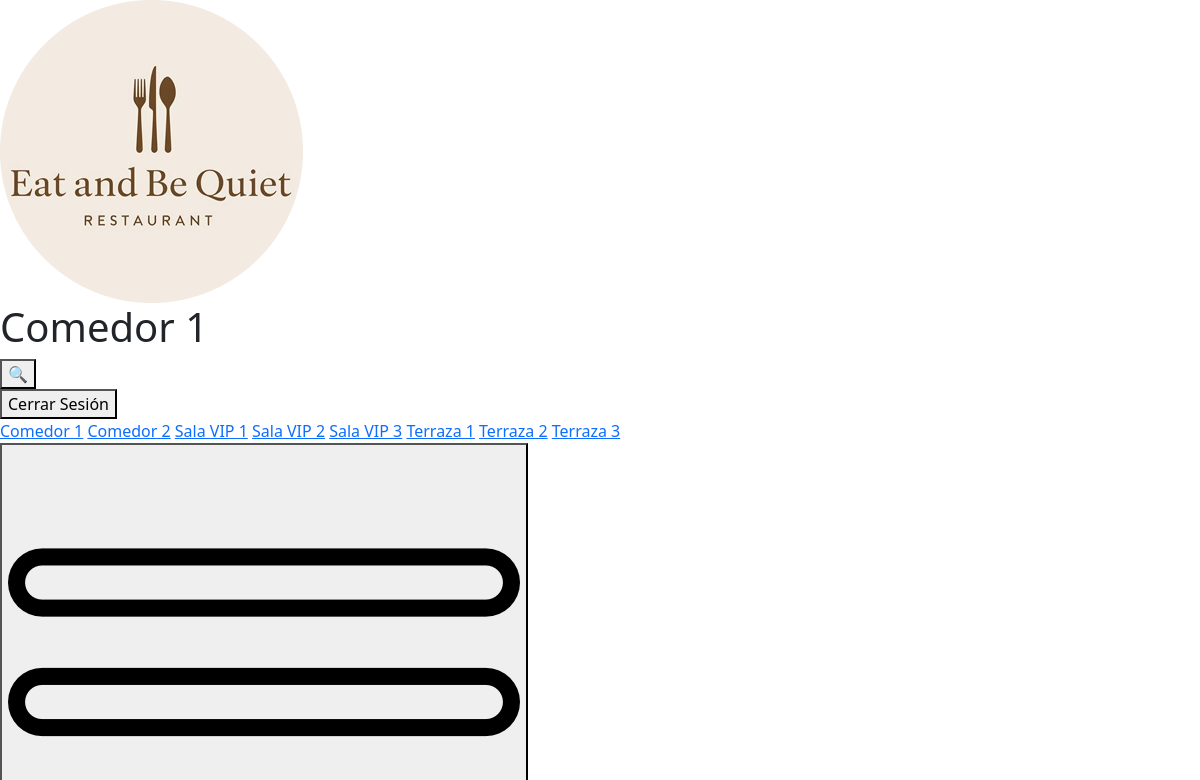
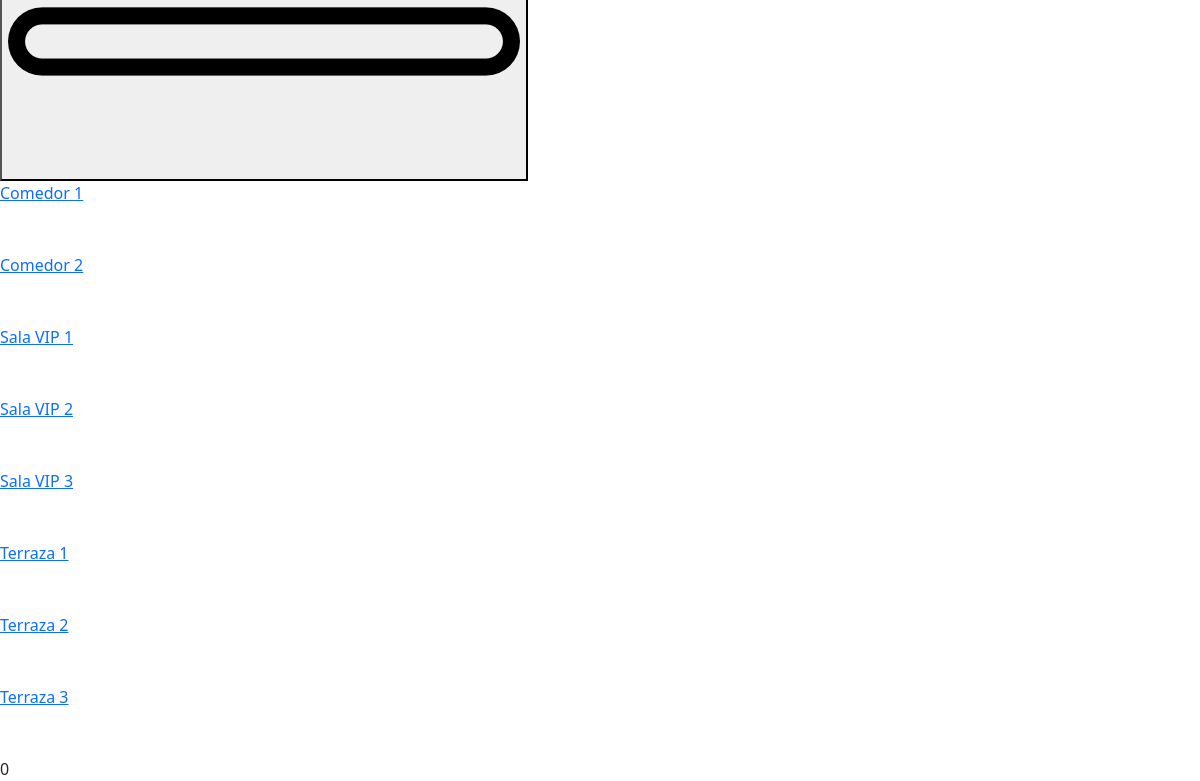
The app's page /view/sala.php (signed in), older data (2 pictures, top to bottom).
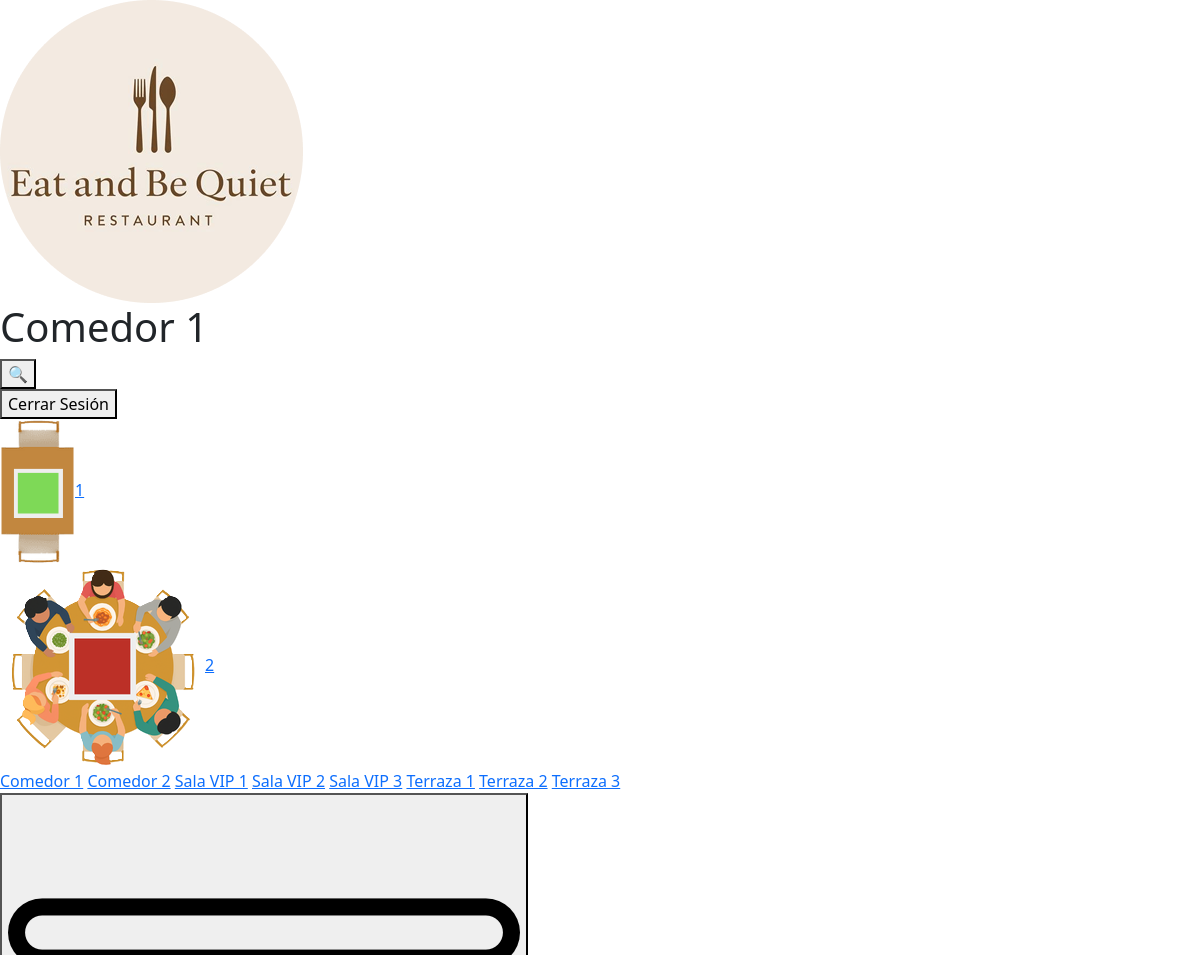
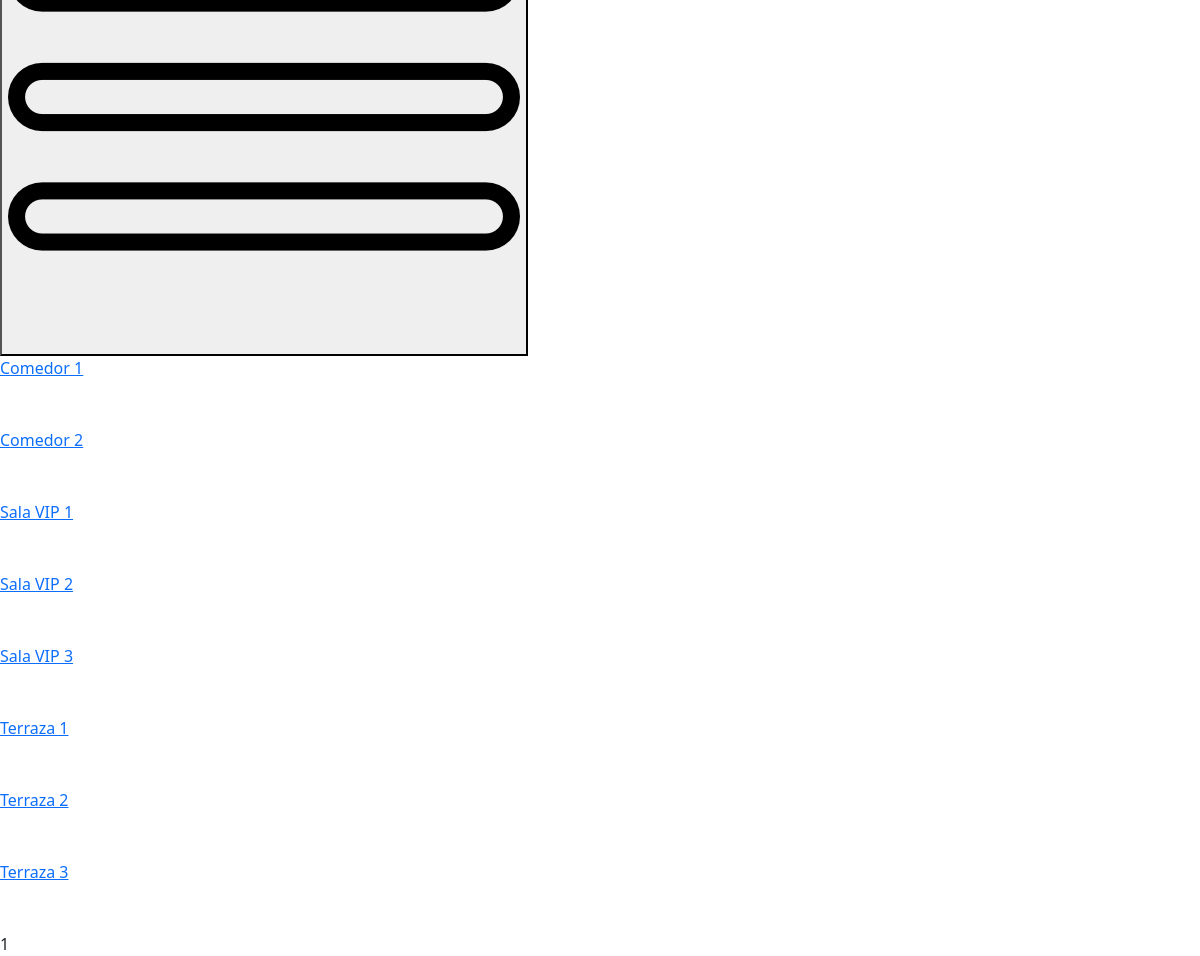
The same page, newer data (2 pictures, top to bottom).
### tables this page shows
CREATE TABLE IF NOT EXISTS tbl_mesas (
    id_mesa INT AUTO_INCREMENT PRIMARY KEY,
    id_sala INT NOT NULL,
    num_sillas INT NOT NULL,
    estado ENUM('libre','ocupada') DEFAULT 'libre',
    tipo_mesa ENUM('cuadrada','rectangular','redonda','especial') NOT NULL
);

### view/sala.php (the view, shortened to what the changed rows need)
<!DOCTYPE html>
<html lang="en">
<head>
    <link href="https://cdn.jsdelivr.net/npm/bootstrap@5.3.8/dist/css/bootstrap.min.css" rel="stylesheet">
    <link rel="stylesheet/less" type="text/css" href="../estilos/estilos_salas.less" />
</head>
<body class="comedor">
    <div class="header">
        <img src="../media/Logo.png" alt="No se ha podido cargar la imagen">
        <h1>Comedor 1</h1>
        <div>
        </div>
    </div>
    <div class="content">
            <div class="left">
                <div class="section-2">
                    <?php
                        include_once "../conexion/conexion.php";
                        try {
                            $sql2 = "SELECT * FROM tbl_mesas WHERE id_sala = 1 AND tipo_mesa = 'cuadrada'";
                            $stmt2 = $conn->query($sql2);
                            $resultados2 = $stmt2->fetchAll(PDO::FETCH_ASSOC);
                            foreach($resultados2 as $mesa){
                                echo '<div class="mesa">';
                                echo '<form action="../index.php" method="POST">';
                                echo '<img src="../media/'. $mesa['tipo_mesa'] . '_' . $mesa['estado'] . '.png" alt="No se ha podido cargar la imagen" class="mesa-svg">';
                                if($mesa['estado'] == "ocupada"){
                                    echo '<a class="btn-mesa libre" id="' . $mesa['id_mesa'] . '" name="' . $mesa['id_sala'] . '">' . $mesa['id_mesa'] . '</a>';
                                } else if($mesa['estado'] == "libre"){
                                    echo '<a class="btn-mesa ocupada" id="' . $mesa['id_mesa'] . '" name="' . $mesa['id_sala'] . '">' . $mesa['id_mesa'] . '</a>';
                                }
                                echo '</form>';
                                echo '</div>';
                            }
                        } catch (PDOException $e) {
                            echo "Error: " . $e->getMessage();
                        }
                    ?>
                </div>
            </div>
            <div class="section-3">
                <?php
                    include_once "../conexion/conexion.php";
                    try {
                        $sql3 = "SELECT * FROM tbl_mesas WHERE id_sala = 1 AND tipo_mesa = 'redonda'";
                        $stmt3 = $conn->query($sql3);
                        $resultados3 = $stmt3->fetchAll(PDO::FETCH_ASSOC);
                        foreach($resultados3 as $mesa){
                            echo '<div class="mesa">';
                            echo '<form action="../index.php" method="POST">';
                            echo '<img src="../media/'. $mesa['tipo_mesa'] . '_' . $mesa['estado'] . '.png" alt="No se ha podido cargar la imagen" class="mesa-svg">';
                            if($mesa['estado'] == "ocupada"){
                                echo '<a class="btn-mesa libre" id="' . $mesa['id_mesa'] . '" name="' . $mesa['id_sala'] . '">' . $mesa['id_mesa'] . '</a>';
                            } else if($mesa['estado'] == "libre"){
                                echo '<a class="btn-mesa ocupada" id="' . $mesa['id_mesa'] . '" name="' . $mesa['id_sala'] . '">' . $mesa['id_mesa'] . '</a>';
                            }
                            echo '</form>';
                            echo '</div>';
                        }
                    } catch (PDOException $e) {
                        echo "Error: " . $e->getMessage();
                    }
                    ?>
            </div>
    </div>
    <div class="footer">
        <a href="./sala.php">Comedor 1</a>
        <a href="./sala-2.php">Comedor 2</a>
        <a href="./sala-vip-1.php">Sala VIP 1</a>
        <a href="./sala-vip-2.php">Sala VIP 2</a>
        <a href="./sala-vip-3.php">Sala VIP 3</a>
        <a href="./sala-terraza-1.php">Terraza 1</a>
        <a href="./sala-terraza-2.php">Terraza 2</a>
        <a href="./sala-terraza-3.php">Terraza 3</a>
    </div>
    <div class="footer-2" id="footer-2">
        <button class="btn-desplegable" id="btn-desplegable"><img src="../media/menu.png" alt=""></button>
        <div class="desplegable" id="desplegable">
        </div>
    </div>
    <div class="contador-ocupadas">
        <?php
            $ocupadas_count = 0;
            foreach($resultados3 as $mesa){
                if($mesa['estado'] == 'ocupada'){
                    $ocupadas_count++;
                }
            }
            echo $ocupadas_count;
        ?>
    </div>
</body>
</html>

Row changes from the older to the newer data that the page shows:
now on this page (row edited): tbl_mesas: tipo_mesa+estado (picture), id_mesa "1", shown under "Comedor 1"
now on this page (row edited): tbl_mesas: tipo_mesa+estado (picture), id_mesa "2"
Text that changed along with them:
$ocupadas_count: "0" → "1"
